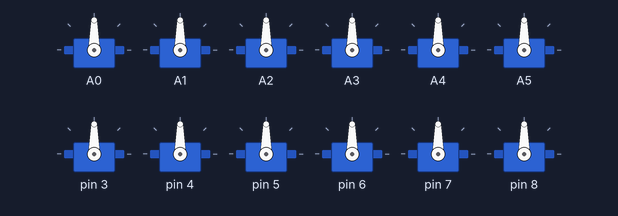
This sketch was run on a simulated Arduino Uno, built with avr-gcc and run on an emulated ATmega328P. Parts: 12 × servo.

Above: at 0.1 s.
At 1.33 s:
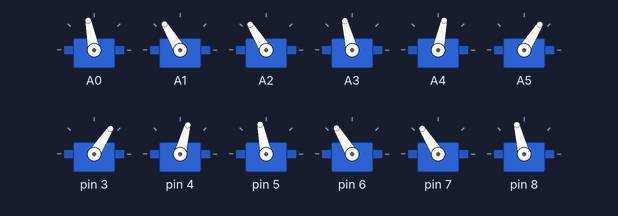
At 5.68 s:
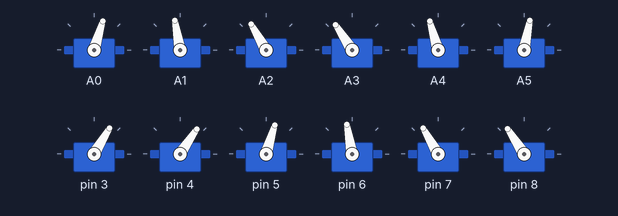
At 10.95 s:
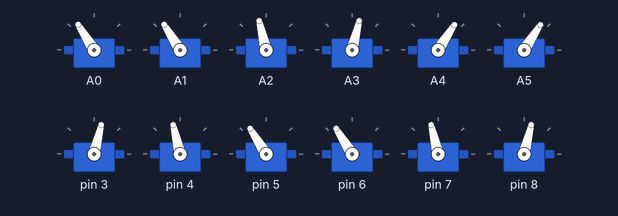
At 15.91 s:
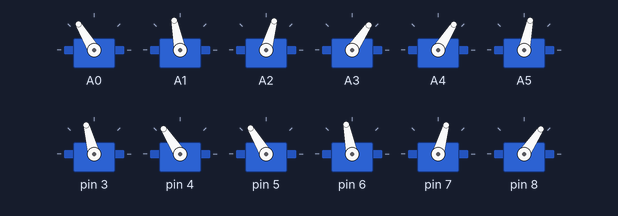
At 20.57 s:
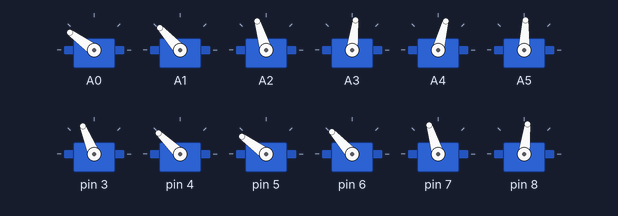
Timing chart, 0 to 20.4 s (numbered marks = the images above):
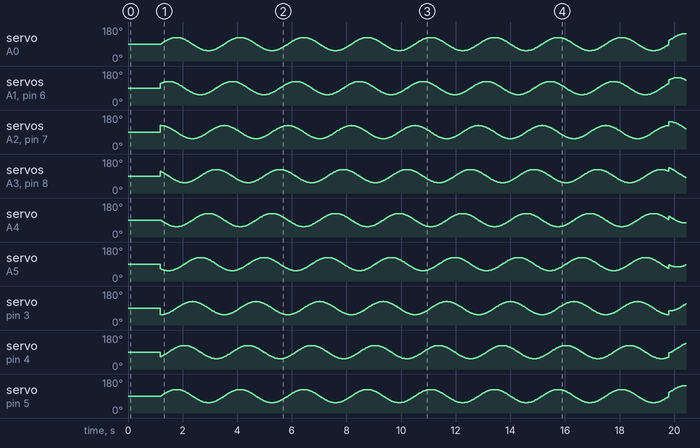

The sketch:

Arena_code.ino
```cpp
//The purpose of this file is to control the snake robot so it can slither forward for 19 seconds
// (approximately 3 meters), make a turn,then slither forward, make a turn and repeat.

#include <Servo.h>

Servo myServos[12]; //create 12 servos

float pi=3.14159;
int TotalNumberofServos=12; //change as required
float Shift = 2*pi/TotalNumberofServos; // Phase lag between segments
float Wavelengths, rads;
int InteriorAngle, SetpointAngle, MaxAngleDisplacement;

void setup() {
  Serial.begin(9600);
  //Order of servos is such that myServos[0]=tail segment, and myServos[11]=head segment
  myServos[0].attach(A0);
  myServos[1].attach(A1);
  myServos[2].attach(A2);
  myServos[3].attach(A3);
  myServos[4].attach(A4);
  myServos[5].attach(A5);
  myServos[6].attach(3);
  myServos[7].attach(4);
  myServos[8].attach(5);
  myServos[9].attach(6);
  myServos[10].attach(7);
  myServos[11].attach(8);

  //Initialise snake in a straight line
  for(int i=0; i<12; i++){
    myServos[i].write(90);
    delay(15);
  }
  delay(1000);
}

void slither(int offset, int Amplitude, int Speed, float Wavelengths){
  MaxAngleDisplacement=abs(offset)+abs(Amplitude); //amount servo can rotate from the SetpointAngle without going out of the [0,180] degree range
  while(MaxAngleDisplacement>90){ //prevents a setpoint angle outside the rage of[0,180]
    Amplitude=abs(Amplitude)-1;
    MaxAngleDisplacement=abs(offset)+Amplitude;
  }
  for(int i=0; i<360; i++){
   rads=i*pi/180.0;     //convert from degrees to radians
   for(int j=0; j<12; j++){
      myServos[j].write(90+offset+Amplitude*sin(Speed*rads+j*Wavelengths*Shift));
     }
   delay(10);
  }
}

void loop() {
  // put your main code here, to run repeatedly:

  if(millis() < 19000)
  {
    slither(0, 35, 2, 1.5);           // forwards slither
  }
  else if(millis() >= 19000 & millis() < 23500)
  {
    slither(20, 35, 2, 1.5);           // turn slither
  }
  else if(millis() >= 23500 & millis() < 43000)
  {
    slither(0, 35, 2, 1.5);           // forwards slither
  }
  else if(millis() >= 43000 & millis() < 47500)
  {
    slither(20, 35, 2, 1.5);           // turn slither
  }
  else if(millis() >= 47500 & millis() < 67000)
  {
    slither(0, 35, 2, 1.5);           // forwards slither
  }
  else if(millis() >= 67000 & millis() < 71500)
  {
    slither(20, 35, 2, 1.5);           // turn slither
  }
   else if(millis() >= 71500 & millis() < 91000)
  {
    slither(0, 35, 2, 1.5);           // forwards slither
  }
  else if(millis() >= 91000 & millis() < 95500)
  {
    slither(20, 35, 2, 1.5);           // turn slither
  }
  else if(millis() >= 95500 & millis() < 115000)
  {
    slither(0, 35, 2, 1.5);           // forwards slither
  }
  else if(millis() >= 115000 & millis() < 195000)
  {
    slither(20, 35, 2, 1.5);           // turn slither
  }
   else if(millis() >= 195000 & millis() < 139000)
  {
    slither(0, 35, 2, 1.5);           // forwards slither
  }
  else if(millis() >= 139000 & millis() < 143500)
  {
    slither(20, 35, 2, 1.5);           // turn slither
  }
  else
  {
    slither(0, 35, 2, 1.5);           // forwards slither
  }
}
```
